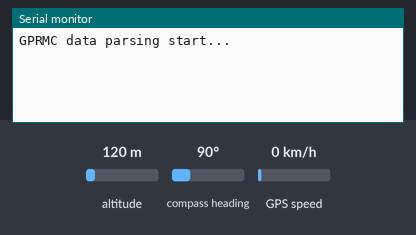
A sketch run on a simulated Arduino Uno, built with avr-gcc and run on an emulated ATmega328P. Parts: the last lines printed to the serial monitor. The inputs (shaded band) are chosen by the test bench; at power-on: compass heading 90°, GPS speed 0 km/h, altitude 120 m. The GPS gets a fix after 3 s at 37.7749, -122.4194 with 8 satellites.

Above: at 1.2 s.
1.3 s: compass heading set to 7°
At 3.9 s:
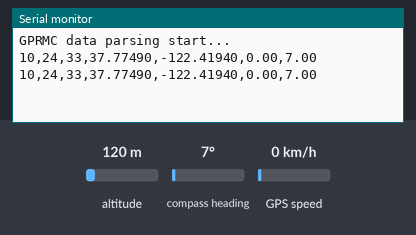
5.4 s: GPS speed set to 2 km/h
At 5.4 s:
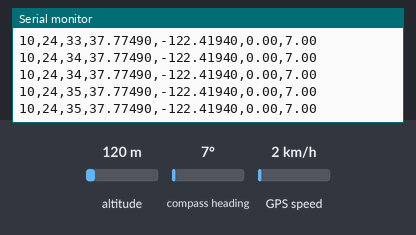
6.9 s: compass heading set to 90°
At 7.9 s:
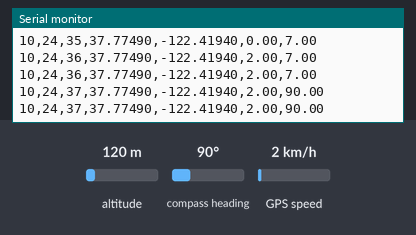
Timing chart, 0 to 9.9 s (numbered marks = the images above; inputs shaded):
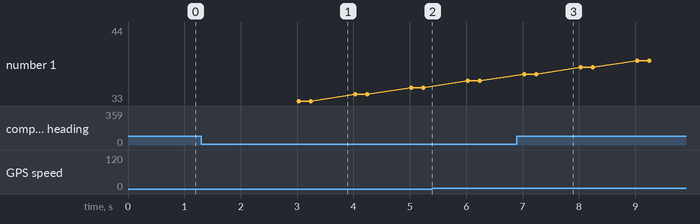

Measured:
- after the input at 1.3 s, the serial monitor: prints a new line after 1.7 s (image 1)
- after the input at 6.9 s, the serial monitor: prints a new line after 0.13 s (image 3)

The sketch:

GPS_GPRMC_data.ino
```cpp
#include <SoftwareSerial.h>
#include <TinyGPS++.h>

SoftwareSerial gpsSerial(4, 3);
TinyGPSPlus gps;

void setup() {
  Serial.begin(115200);
  gpsSerial.begin(38400);

  Serial.println("GPRMC data parsing start...");
}

void loop() {
  while (gpsSerial.available() > 0) {
    if (gps.encode(gpsSerial.read())) { // encode()가 true를 반환하면 문장이 파싱됨
      if (gps.location.isValid() && gps.time.isValid() && gps.speed.isValid() && gps.course.isValid()) {
        String gprmcData = String(gps.time.hour()) + "," + String(gps.time.minute()) + "," + String(gps.time.second()) + ",";
        gprmcData += String(gps.location.lat(), 5) + "," + String(gps.location.lng(), 5) + ",";

        float speed_kmh = gps.speed.knots() * 1.852; // knots to km/h
        gprmcData += String(speed_kmh, 2) + "," + String(gps.course.deg()); // km/h

        Serial.println(gprmcData);
        delay(200);
      }
    }
  }
}
```
